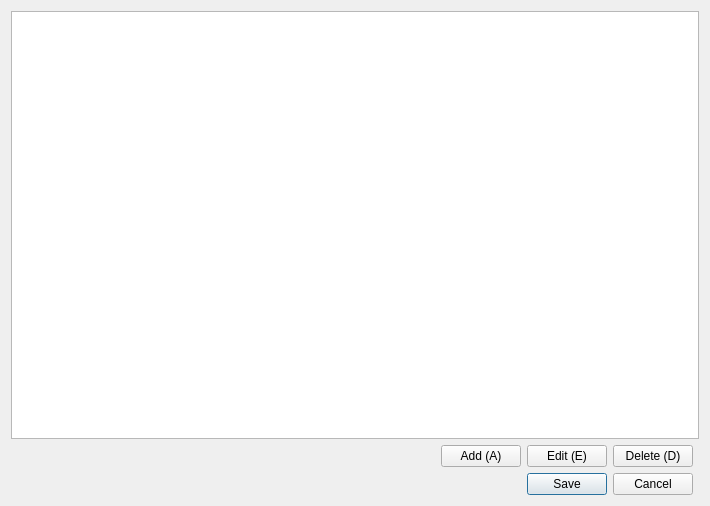
<?xml version="1.0" encoding="UTF-8"?>
<ui version="4.0">
 <class>SubscriptionView</class>
 <widget class="QDialog" name="SubscriptionView">
  <property name="geometry">
   <rect>
    <x>0</x>
    <y>0</y>
    <width>710</width>
    <height>506</height>
   </rect>
  </property>
  <property name="windowTitle">
   <string>Subscriptions</string>
  </property>
  <layout class="QGridLayout" name="gridLayout">
   <item row="3" column="2">
    <widget class="QPushButton" name="button_edit">
     <property name="text">
      <string>Edit (E)</string>
     </property>
    </widget>
   </item>
   <item row="3" column="1">
    <widget class="QPushButton" name="button_add">
     <property name="text">
      <string>Add (A)</string>
     </property>
    </widget>
   </item>
   <item row="3" column="0">
    <spacer name="spacer">
     <property name="orientation">
      <enum>Qt::Horizontal</enum>
     </property>
     <property name="sizeHint" stdset="0">
      <size>
       <width>431</width>
       <height>20</height>
      </size>
     </property>
    </spacer>
   </item>
   <item row="3" column="3">
    <widget class="QPushButton" name="button_delete">
     <property name="text">
      <string>Delete (D)</string>
     </property>
    </widget>
   </item>
   <item row="0" column="0" colspan="5">
    <widget class="QTableView" name="view">
     <property name="selectionBehavior">
      <enum>QAbstractItemView::SelectRows</enum>
     </property>
    </widget>
   </item>
   <item row="4" column="0" colspan="4">
    <widget class="QDialogButtonBox" name="button_box">
     <property name="orientation">
      <enum>Qt::Horizontal</enum>
     </property>
     <property name="standardButtons">
      <set>QDialogButtonBox::Cancel|QDialogButtonBox::Save</set>
     </property>
     <property name="centerButtons">
      <bool>false</bool>
     </property>
    </widget>
   </item>
  </layout>
  <action name="action_add">
   <property name="text">
    <string>add</string>
   </property>
   <property name="shortcut">
    <string>A</string>
   </property>
  </action>
  <action name="action_edit">
   <property name="text">
    <string>edit</string>
   </property>
   <property name="shortcut">
    <string>E</string>
   </property>
  </action>
  <action name="action_delete">
   <property name="text">
    <string>delete</string>
   </property>
   <property name="shortcut">
    <string>D</string>
   </property>
  </action>
 </widget>
 <resources/>
 <connections>
  <connection>
   <sender>button_box</sender>
   <signal>accepted()</signal>
   <receiver>SubscriptionView</receiver>
   <slot>accept()</slot>
   <hints>
    <hint type="sourcelabel">
     <x>248</x>
     <y>254</y>
    </hint>
    <hint type="destinationlabel">
     <x>157</x>
     <y>274</y>
    </hint>
   </hints>
  </connection>
  <connection>
   <sender>button_box</sender>
   <signal>rejected()</signal>
   <receiver>SubscriptionView</receiver>
   <slot>reject()</slot>
   <hints>
    <hint type="sourcelabel">
     <x>316</x>
     <y>260</y>
    </hint>
    <hint type="destinationlabel">
     <x>286</x>
     <y>274</y>
    </hint>
   </hints>
  </connection>
  <connection>
   <sender>button_add</sender>
   <signal>clicked()</signal>
   <receiver>action_add</receiver>
   <slot>trigger()</slot>
   <hints>
    <hint type="sourcelabel">
     <x>488</x>
     <y>450</y>
    </hint>
    <hint type="destinationlabel">
     <x>-1</x>
     <y>-1</y>
    </hint>
   </hints>
  </connection>
  <connection>
   <sender>button_delete</sender>
   <signal>clicked()</signal>
   <receiver>action_delete</receiver>
   <slot>trigger()</slot>
   <hints>
    <hint type="sourcelabel">
     <x>660</x>
     <y>450</y>
    </hint>
    <hint type="destinationlabel">
     <x>-1</x>
     <y>-1</y>
    </hint>
   </hints>
  </connection>
  <connection>
   <sender>button_edit</sender>
   <signal>clicked()</signal>
   <receiver>action_edit</receiver>
   <slot>trigger()</slot>
   <hints>
    <hint type="sourcelabel">
     <x>574</x>
     <y>450</y>
    </hint>
    <hint type="destinationlabel">
     <x>-1</x>
     <y>-1</y>
    </hint>
   </hints>
  </connection>
 </connections>
</ui>
